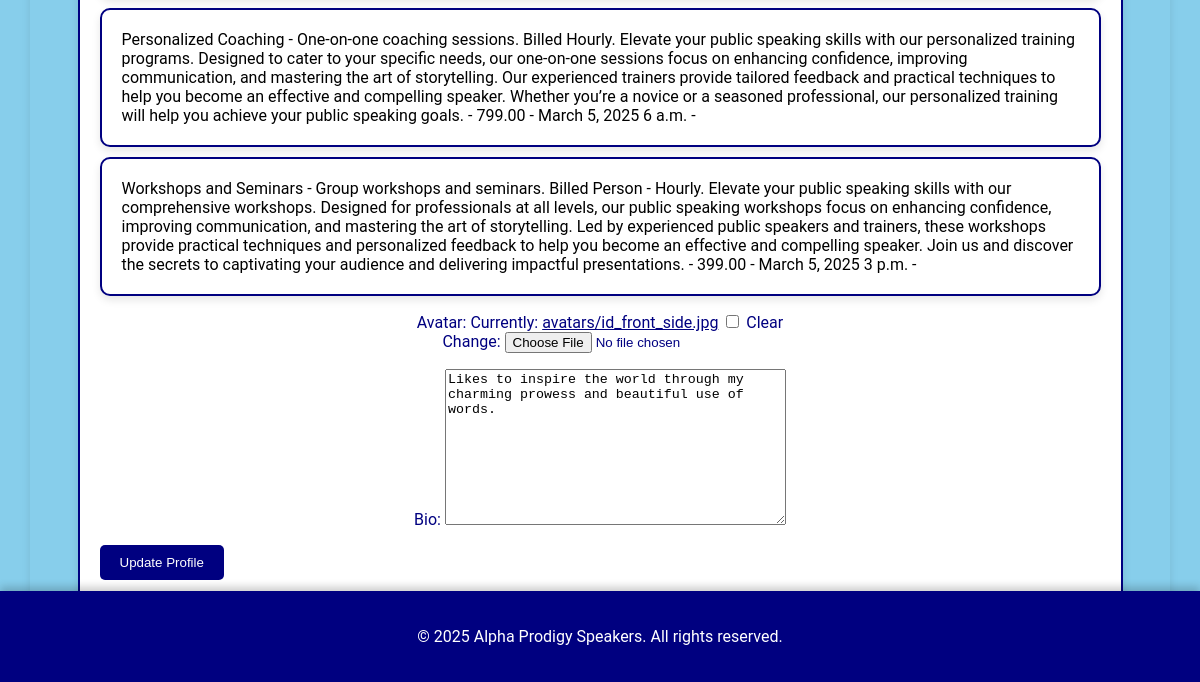
Before: /speakers/profile/ (signed in, lower part) with the older database file.
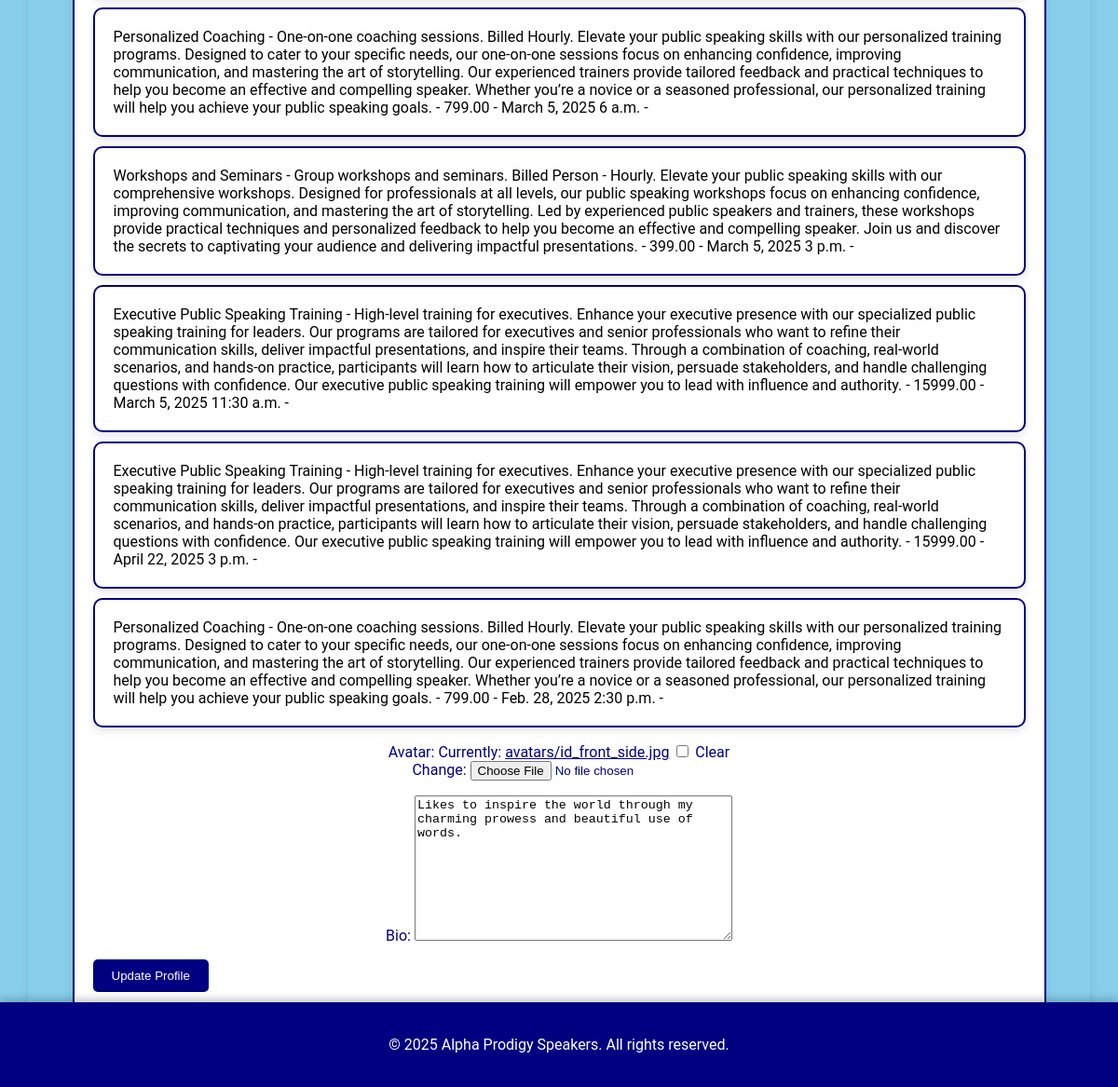
After: the same page with the newer database file.
### speakers/models.py (models this page shows, shortened)
class Booking(models.Model):
    user = models.ForeignKey(User, on_delete=models.CASCADE)
    service = models.ForeignKey(Service, on_delete=models.CASCADE)
    date = models.DateField()
    time = models.TimeField()  # Ensure this field is present
    booked_on = models.DateTimeField(auto_now_add=True)  # Add this attribute
    is_paid = models.BooleanField(default=False)

class Service(models.Model):
    name = models.CharField(max_length=100)
    description = models.TextField()
    price = models.DecimalField(max_digits=10, decimal_places=2)
    class Meta:
        ordering = ['name']  # Order by name by default

### speakers/views.py (the view)
# urls.py: path('profile/', views.profile_view, name='profile'),
@login_required
def profile_view(request):
    profile, created = Profile.objects.get_or_create(user=request.user)
    bookings = Booking.objects.filter(user=request.user)
    if request.method == 'POST':
        form = ProfileForm(request.POST, request.FILES, instance=profile)
        if form.is_valid():
            form.save()
            messages.success(request, 'Your profile has been updated successfully!')
            return redirect('profile')
        else:
            messages.error(request, 'Please correct the errors below.')
    else:
        form = ProfileForm(instance=profile)
    return render(request, 'profile.html', {'form': form, 'profile': profile, 'bookings': bookings})

### speakers/forms.py
class ProfileForm(forms.ModelForm):
    class Meta:
        model = Profile
        fields = ['avatar', 'bio']

### speakers/authentication.py (called while the page is built)
    def get_user(self, user_id):
        try:
            return UserModel.objects.get(pk=user_id)
        except UserModel.DoesNotExist:
            return None

### templates/htmls/profile.html (shortened to what this page needs)
{% extends 'base.html' %}
{% load static %}
{% block content %}
<section id="profile" class="content-section">
    <ul>
        {% for booking in bookings %}
            <li>{{ booking.service.name }} - {{ booking.service.description }} - {{ booking.service.price }} - {{ booking.date }} {{ booking.time }} - {{ booking.status }}</li>
        {% endfor %}
    </ul>
    <form method="post" enctype="multipart/form-data">
        {{ form.as_p }}
        <button type="submit" class="btn">Update Profile</button>
    </form>
</section>
{% endblock %}

Changed rows visible on the page:
added Booking: service.name "Executive Public Speaking Training", service.description "High-level training for executives. Enhance your executive presence with our specialized public speaking training for leaders. Our programs are tailored for executives and senior professionals who want to refine their communication skills, deliver impactful presentations, and inspire their teams. Through a combination of coaching, real-world scenarios, and hands-on practice, participants will learn how to articulate their vision, persuade stakeholders, and handle challenging questions with confidence. Our executive public speaking training will empower you to lead with influence and authority.", service.price "15999.00", date "March 5, 2025", time "11:30 a.m."
added Booking: service.name "Executive Public Speaking Training", service.description "High-level training for executives. Enhance your executive presence with our specialized public speaking training for leaders. Our programs are tailored for executives and senior professionals who want to refine their communication skills, deliver impactful presentations, and inspire their teams. Through a combination of coaching, real-world scenarios, and hands-on practice, participants will learn how to articulate their vision, persuade stakeholders, and handle challenging questions with confidence. Our executive public speaking training will empower you to lead with influence and authority.", service.price "15999.00", date "April 22, 2025", time "3 p.m."
added Booking: service.name "Personalized Coaching", service.description "One-on-one coaching sessions. Billed Hourly. Elevate your public speaking skills with our personalized training programs. Designed to cater to your specific needs, our one-on-one sessions focus on enhancing confidence, improving communication, and mastering the art of storytelling. Our experienced trainers provide tailored feedback and practical techniques to help you become an effective and compelling speaker. Whether you’re a novice or a seasoned professional, our personalized training will help you achieve your public speaking goals.", service.price "799.00", date "Feb. 28, 2025", time "2:30 p.m."
